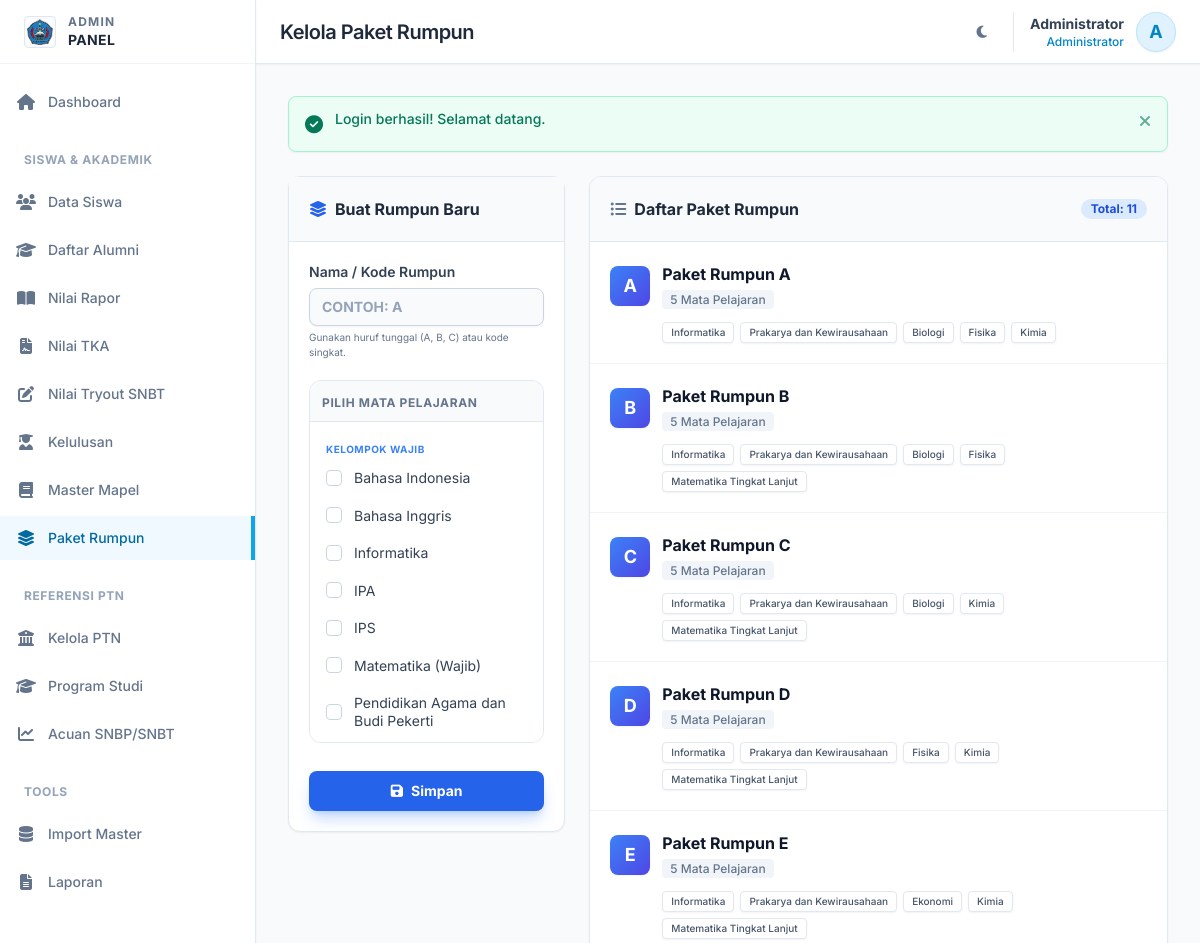
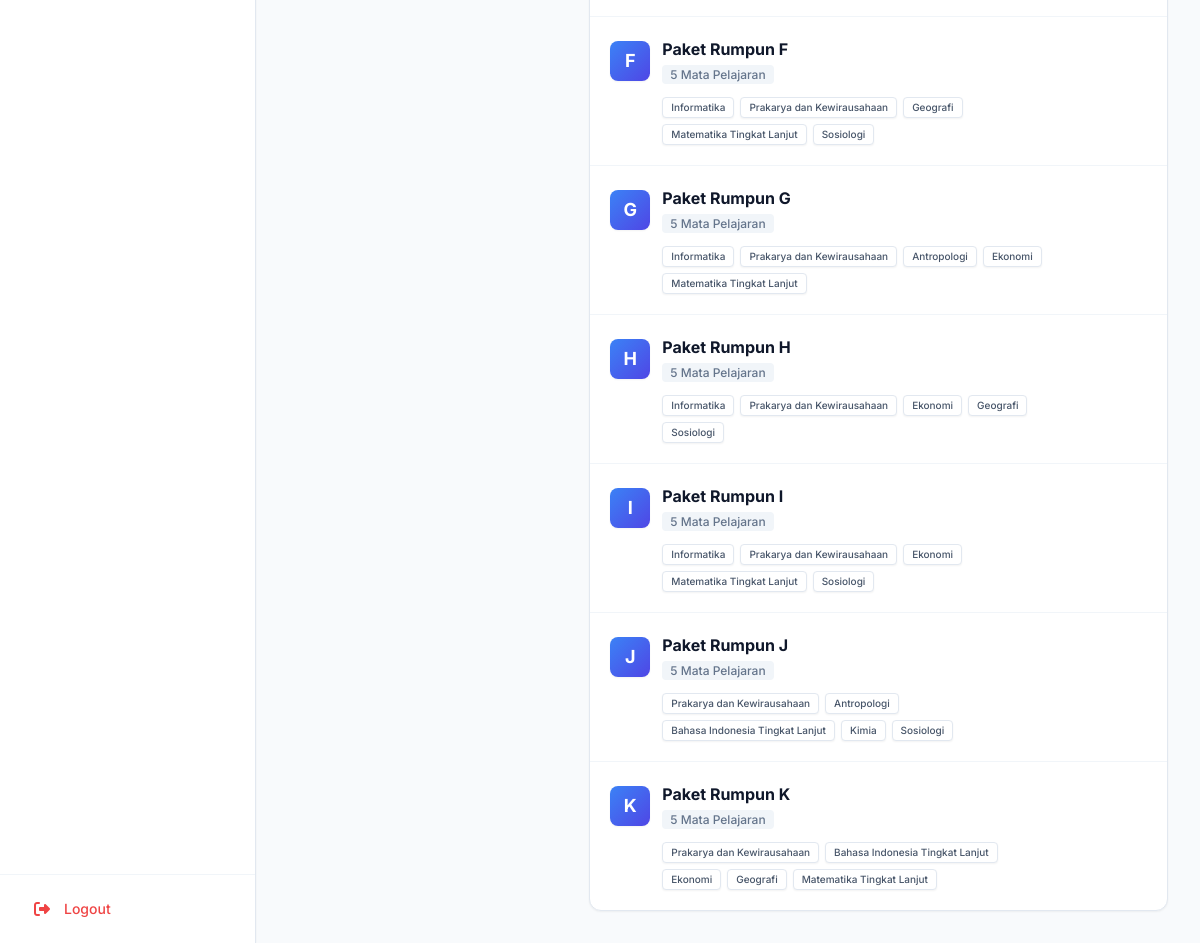
Page /admin/kelola-rumpun.php (signed in) on the committed database (2 pictures, top to bottom).
### tables this page shows
CREATE TABLE `users` (
  `id` int NOT NULL,
  `username` varchar(50) NOT NULL,
  `password` varchar(255) NOT NULL,
  `role` enum('siswa','admin') DEFAULT 'siswa',
  `nama` varchar(100) NOT NULL,
  `is_active` tinyint(1) DEFAULT '1',
  `created_at` timestamp NULL DEFAULT CURRENT_TIMESTAMP,
  `updated_at` timestamp NULL DEFAULT CURRENT_TIMESTAMP ON UPDATE CURRENT_TIMESTAMP
);

CREATE TABLE `master_mapel` (
  `id` int NOT NULL,
  `nama_mapel` varchar(100) DEFAULT NULL,
  `kelompok` enum('Wajib','Pilihan','Muatan Lokal') DEFAULT 'Wajib',
  `status_fase_e` enum('Wajib','Pilihan','Tidak Ada') DEFAULT 'Wajib',
  `status_fase_f` enum('Wajib','Pilihan','Tidak Ada') DEFAULT 'Wajib',
  `rumpun` enum('Umum','Saintek','Soshum') DEFAULT 'Umum',
  `is_active` tinyint(1) DEFAULT '1'
);

### admin/kelola-rumpun.php (the view, shortened to what the rows shown need)
<?php
$pageTitle = 'Kelola Paket Rumpun';
require_once __DIR__ . '/../includes/Database.php';
require_once __DIR__ . '/../includes/functions.php';
$db = Database::getInstance();
$selectedMapel = [];
require_once __DIR__ . '/../templates/header-admin.php';
$allMapel = $db->query("SELECT * FROM master_mapel WHERE is_active = 1 ORDER BY kelompok, nama_mapel");
?>
<div class="grid grid-cols-1 lg:grid-cols-12 gap-6 items-start">
    <div class="lg:col-span-4 xl:col-span-3">
        <div class="bg-white dark:bg-slate-800 rounded-xl border border-slate-200 dark:border-slate-700 shadow-sm sticky top-24">
            <div class="p-5">
                <form method="POST">
                    <div class="space-y-5">
                        <div class="border border-slate-200 dark:border-slate-600 rounded-xl overflow-hidden">
                            <div class="h-80 overflow-y-auto p-2 space-y-1 bg-white dark:bg-slate-800 scrollbar-thin scrollbar-thumb-slate-200 dark:scrollbar-thumb-slate-600">
                                <?php
                                $currentGroup = '';
                                foreach ($allMapel as $m):
                                    if ($currentGroup != $m['kelompok']) {
                                        $currentGroup = $m['kelompok'];
                                        echo "<div class='text-[10px] font-bold text-blue-500 uppercase tracking-wider mt-3 mb-1 px-2'>Kelompok $currentGroup</div>";
                                    }
                                    $isChecked = in_array($m['id'], $selectedMapel) ? 'checked' : '';
                                ?>
                                    <label class="flex items-center gap-3 p-2 rounded-lg hover:bg-slate-50 dark:hover:bg-slate-700 transition cursor-pointer select-none">
                                        <div class="relative flex items-center">
                                            <input type="checkbox" name="mapel_ids[]" value="<?= $m['id'] ?>" <?= $isChecked ?>
                                                class="peer h-4 w-4 cursor-pointer appearance-none rounded border border-slate-300 transition-all checked:border-blue-500 checked:bg-blue-500 focus:ring-2 focus:ring-blue-200">
                                        </div>
                                        <span class="text-sm text-slate-700 dark:text-slate-200 leading-tight"><?= $m['nama_mapel'] ?></span>
                                    </label>
                                <?php endforeach; ?>
                            </div>
                        </div>
                    </div>
                </form>
            </div>
        </div>
    </div>
</div>
<?php require_once __DIR__ . '/../templates/footer.php'; ?>

### templates/header-admin.php (shortened to what the rows shown need)
<?php
require_once __DIR__ . '/../includes/Auth.php';
require_once __DIR__ . '/../includes/functions.php';
$auth = new Auth();
$auth->requireAdmin();
$auth->checkSessionTimeout(1800);
$user = $auth->getUser();
?>
<!DOCTYPE html>
<html lang="id" class="scroll-smooth">
<head>
    <link rel="stylesheet" href="https://cdnjs.cloudflare.com/ajax/libs/font-awesome/6.5.1/css/all.min.css">
    <script src="https://cdn.tailwindcss.com"></script>
</head>
<body class="bg-slate-50 text-slate-800 antialiased dark:bg-slate-900 dark:text-slate-100 transition-colors duration-300">
    <div class="flex h-screen overflow-hidden">
        <div class="flex-1 flex flex-col overflow-hidden relative">
            <header class="bg-white h-16 shadow-sm border-b border-slate-200 flex items-center justify-between px-4 sm:px-6 z-40 dark:bg-slate-800 dark:border-slate-700 transition-colors duration-300">
                <div class="flex items-center gap-4">
                    <h1 class="text-xl font-semibold text-slate-800 tracking-tight hidden sm:block dark:text-white">
                        <?= isset($pageTitle) ? $pageTitle : 'Dashboard' ?>
                    </h1>
                </div>
                <div class="flex items-center gap-4">
                    <div class="flex items-center gap-3 pl-4 border-l border-slate-200 dark:border-slate-600">
                        <div class="text-right hidden sm:block">
                            <div class="text-sm font-bold text-slate-700 dark:text-slate-200"><?= sanitize($user['nama']) ?></div>
                            <div class="text-xs text-sky-600 font-medium dark:text-sky-400">Administrator</div>
                        </div>
                        <div class="h-10 w-10 rounded-full bg-sky-100 border border-sky-200 flex items-center justify-center overflow-hidden text-sky-600 font-bold text-lg shadow-sm dark:bg-sky-900 dark:text-sky-300 dark:border-sky-700">
                            <?= strtoupper(substr($user['nama'], 0, 1)) ?>
                        </div>
                    </div>
                </div>
            </header>
            <main class="flex-1 overflow-x-hidden overflow-y-auto bg-slate-50 p-4 sm:p-6 lg:p-8 dark:bg-slate-900 transition-colors duration-300">

### rows in the picture
users: nama "Administrator", nama "A"
master_mapel: kelompok "WAJIB", nama_mapel "Bahasa Indonesia"
master_mapel: nama_mapel "Bahasa Inggris"
master_mapel: nama_mapel "Informatika"
master_mapel: nama_mapel "IPA"
master_mapel: nama_mapel "IPS"
master_mapel: nama_mapel "Matematika (Wajib)"
master_mapel: nama_mapel "Pendidikan Agama dan Budi Pekerti"

### other values in the picture
$pageTitle "Kelola Paket Rumpun"
$msgContent "Login berhasil! Selamat datang."
count($listRumpun) "11"
$r['kode_rumpun'] "A"
$r['jumlah_mapel'] "5"
$mpl "Informatika"
$mpl "Prakarya dan Kewirausahaan"
$mpl "Biologi"
$mpl "Fisika"
$mpl "Kimia"
$r['kode_rumpun'] "B"
$mpl "Matematika Tingkat Lanjut"
$r['kode_rumpun'] "C"
$r['kode_rumpun'] "D"
$r['kode_rumpun'] "E"
